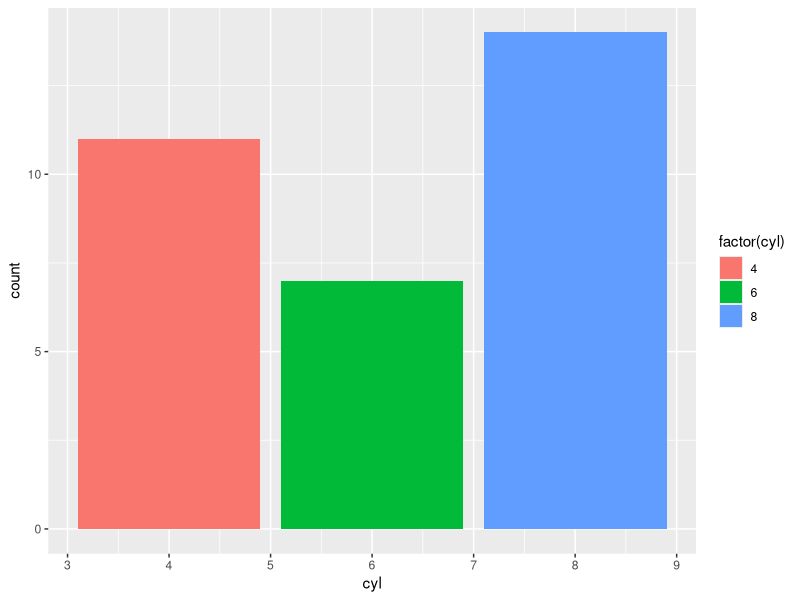
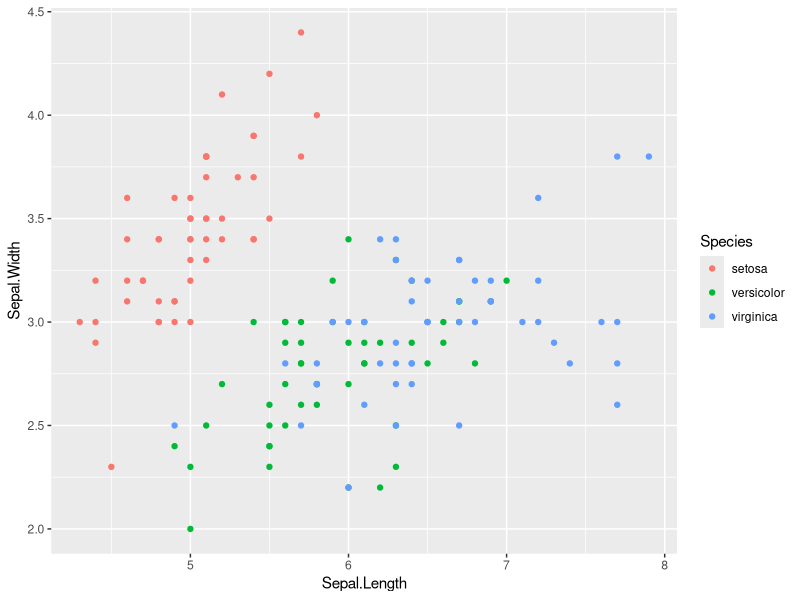

The R source for these figures, in order:
## ---- chunk 1
#| context: setup
library(ggplot2)
## ---- chunk 2
ggplot(mtcars, aes(cyl, fill = factor(cyl))) +
  geom_bar()
## ---- chunk 3
ggplot(iris, aes(Sepal.Length, Sepal.Width, color = Species)) +
  geom_point()
